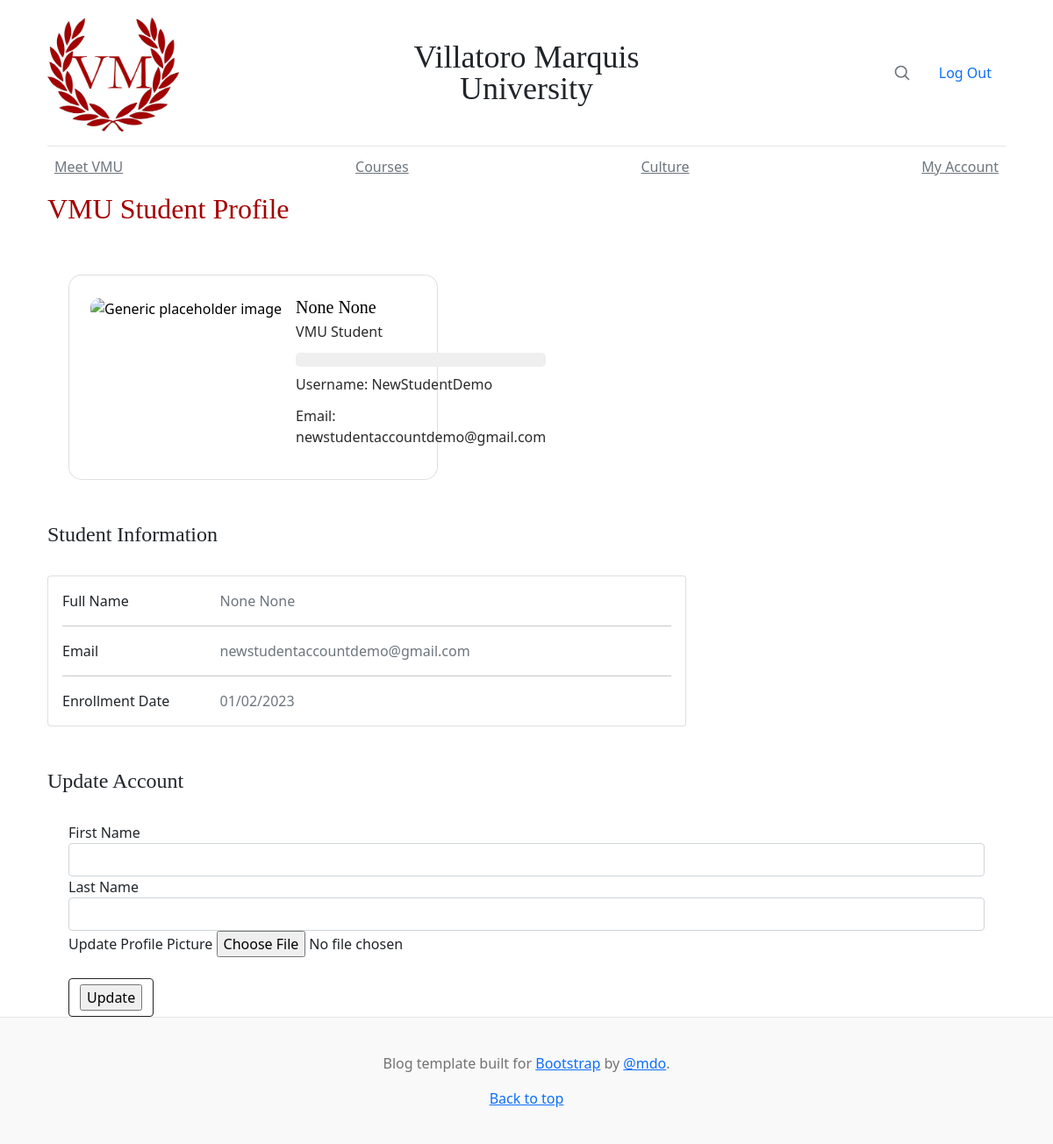
Screenshot of /studentaccount/ (signed in) with the database file from the repository.
### vmuniversity_flask/models.py (models this page shows, shortened)
class User(db.Model, UserMixin):
    id=db.Column(db.Integer, primary_key=True)
    username=db.Column(db.String(20), nullable=False)
    first_name=db.Column(db.String(20), nullable=True)
    last_name=db.Column(db.String(40), nullable=True)
    email=db.Column(db.String(120), unique=True, nullable=False)
    image_file=db.Column(db.String(20), nullable=False, default='default.jpg')
    password=db.Column(db.String(60), nullable=False)
    date_created=db.Column(db.DateTime, default=datetime.utcnow)
    enrolledCourses = db.relationship('Course', secondary = user_course, backref='enrolledStudents')

### vmuniversity_flask/VMUniversity.py (the view, shortened to what this page needs)
@app.route('/studentaccount/', methods =['GET', 'POST'])
def studentaccount():
    form=StudentUpdateForm()
    image_url = url_for('static', filename='profile_pics/'+current_user.image_file)
    return render_template('studentaccount.html', title='MyVMU | Profile ', legend='VMU Student Profile', form=form, image_url=image_url)

### vmuniversity_flask/forms.py
class StudentUpdateForm(FlaskForm):
    first_name = StringField(label='First Name', validators=[Length(min=0, max=40)])
    last_name = StringField(label='Last Name', validators=[Length(min=0, max=40)])
    image = FileField(label='Update Profile Picture', validators=[FileAllowed(['jpg', 'png'])])
    update= SubmitField(label='Update')

### vmuniversity_flask/models.py (called while the page is built)
@login_manager.user_loader
def load_user(user_id):
    return User.query.get(user_id)

### vmuniversity_flask/templates/studentaccount.html (shortened to what this page needs)
{% extends 'index.html' %}
{% block content %}
<h2>{{legend}}</h2>
<div>
<div>
  <div class="container py-5 h-100">
    <div class="row d-flex justify-content-left align-items-center h-100">
      <div class="col col-md-9 col-lg-7 col-xl-5">
        <div class="card" style="border-radius: 15px;">
          <div class="card-body p-4">
            <div class="d-flex text-black">
              <div class="flex-shrink-0">
                <img src="{{image_url}}"
                  alt="Generic placeholder image" class="img-fluid"
                  style="width: 180px; border-radius: 10px;">
              </div>
              <div class="flex-grow-1 ms-3">
                <h5 class="mb-1">{{ current_user.first_name }} {{ current_user.last_name }}</h5>
                <p class="mb-2 pb-1" style="color: #2b2a2a;">VMU Student</p>
                <div class="d-flex justify-content-start rounded-3 p-2 mb-2"
                  style="background-color: #efefef;">
              </div>
              <p class="mb-2 pb-1" style="color: #2b2a2a;">Username: {{current_user.username}}</p>
              <p class="mb-2 pb-1" style="color: #2b2a2a;">Email: {{current_user.email}}</p>
            </div>
          </div>
        </div>
      </div>
    </div>
  </div>
</div>
<h4> Student Information </h4><br>
<div class="col-lg-8">
  <div class="card mb-4">
    <div class="card-body">
      <div class="row">
        <div class="col-sm-3">
          <p class="mb-0">Full Name</p>
        </div>
        <div class="col-sm-9">
          <p class="text-muted mb-0">{{ current_user.first_name }} {{ current_user.last_name }}</p>
        </div>
      </div>
      <hr>
      <div class="row">
        <div class="col-sm-3">
          <p class="mb-0">Email</p>
        </div>
        <div class="col-sm-9">
          <p class="text-muted mb-0">{{ current_user.email }}</p>
        </div>
      </div>
      <hr>
      <div class="row">
        <div class="col-sm-3">
          <p class="mb-0">Enrollment Date</p>
        </div>
        <div class="col-sm-9">
          <p class="text-muted mb-0">{{ current_user.date_created.strftime("%m/%d/%Y") }}</p>
        </div>
      </div>
      </div>
    </div>
  </div>
<br><h4> Update Account </h4><br>
<div class="container">
  <form method="POST" action="" enctype="multipart/form-data">
<fieldset class="form-group">
  <div class="form-group">
    {{form.first_name.label(class="form-control-label")}}
    {%if form.first_name.errors%}
    {{form.first_name(class="form-control form control-lg is-invalid")}}
    {%for error in form.first_name.errors%}
    <span>{{error}}</span>
    {%endfor%}
    {%else%}
    {{form.first_name(class="form-control form control-lg")}}
    {%endif%}
  </div>
  <div class="form-group">
    {{form.last_name.label(class="form-control-label")}}
    {%if form.last_name.errors%}
    {{form.last_name(class="form-control form control-lg is-invalid")}}
    {%for error in form.last_name.errors%}
    <span>{{error}}</span>
    {%endfor%}
    {%else%}
    {{form.last_name(class="form-control form control-lg")}}
    {%endif%}
  </div>
<div class="form-group">
  {{form.image.label()}}
  {{form.image(class="form-control-file")}}
</div>
</fieldset>
<div class="form-group mt-4">
  <button type="button" class="btn btn-outline-dark" data-mdb-ripple-color="dark"
                style="z-index: 1;">
                {{form.update}}
              </button>
</div>
</form>
</div>
{% endblock %}

### vmuniversity_flask/templates/index.html (style rules this page uses)
a, h2 { color: #a40000; }
h1, h2, h3, h4, h5, h6 { font-family: "Playfair Display", Georgia, "Times New Roman", serif; }

### rows the page displays
User: first_name "None", last_name "None", username "NewStudentDemo", email "newstudentaccountdemo@gmail.com", date_created "01/02/2023"

### other values shown
{{ legend }} "VMU Student Profile"
